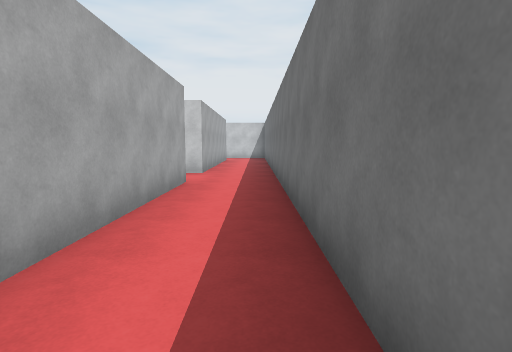
view 1 (above)

24 first-person views from a walk through a 3-D level made in the Unity game engine. The camera is 1.5 m above the floor, tilts 6° down and sees 80° across. The floor is counted in squares, 1.86 m on a side. Each view is taken from the middle of a square. On the plan, view 1 faces up. The plan holds only what a view shows up to about 11 squares ahead; the rest is blank. The place goes on beyond the plan. The player character is not drawn.

view 2
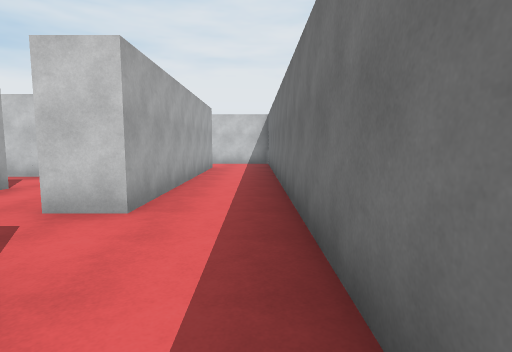

view 3
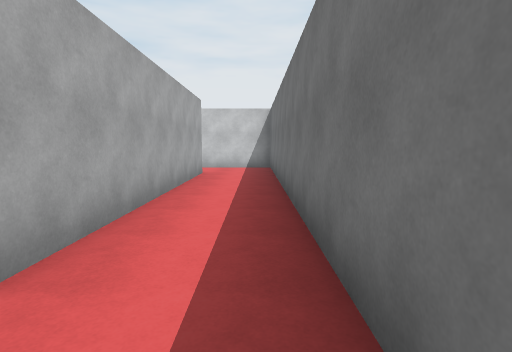

view 4
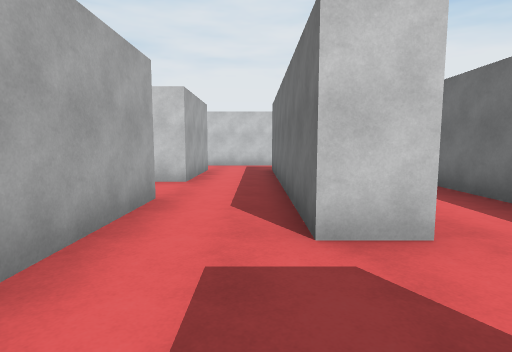

view 5
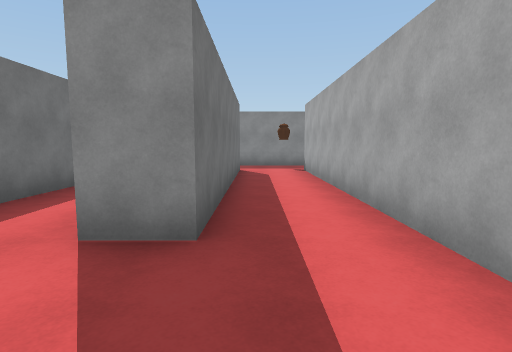

view 6
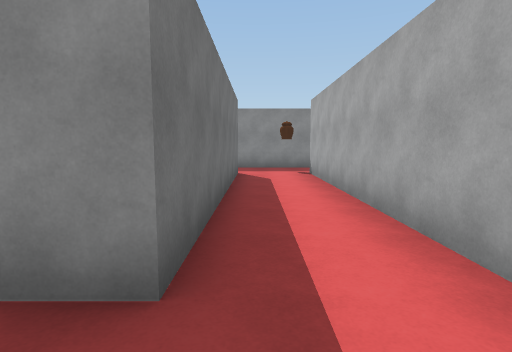

view 7
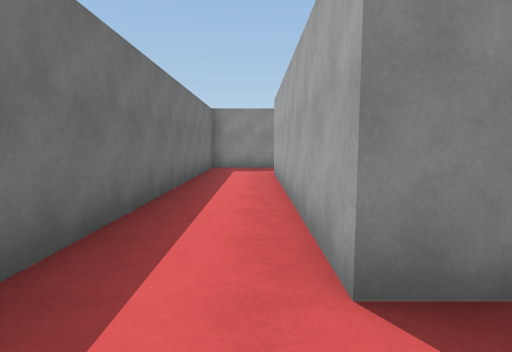

view 8
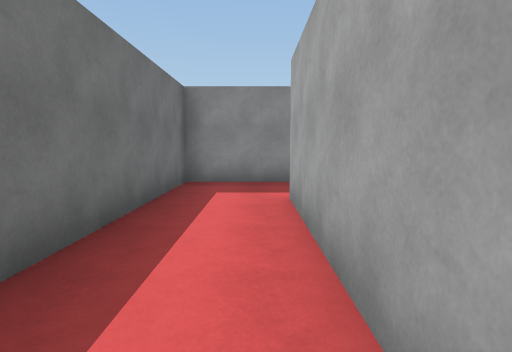

view 9
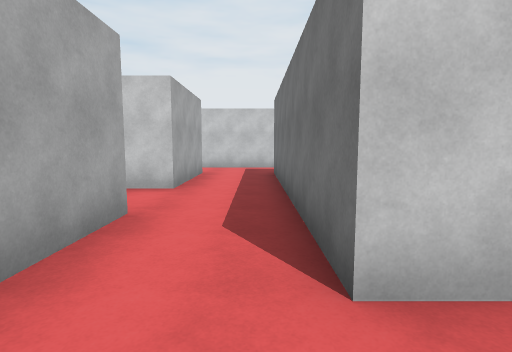

view 10
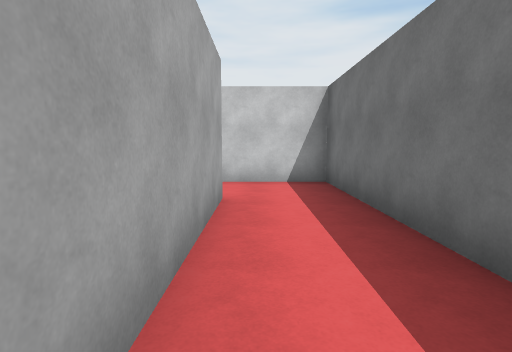

view 11
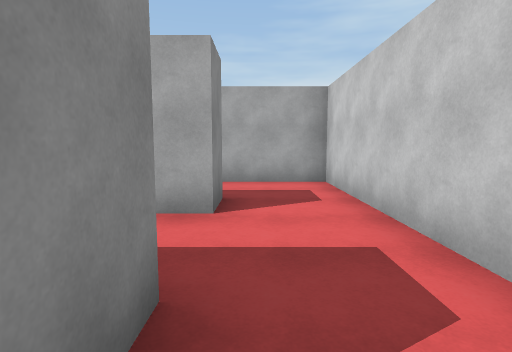

view 12
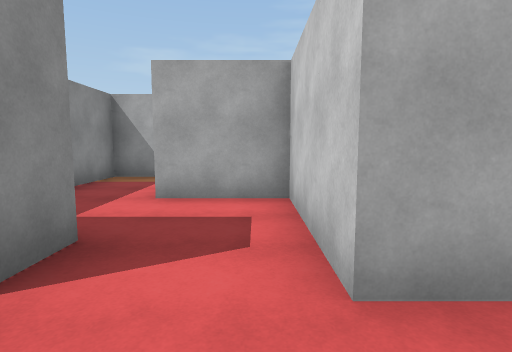

view 13
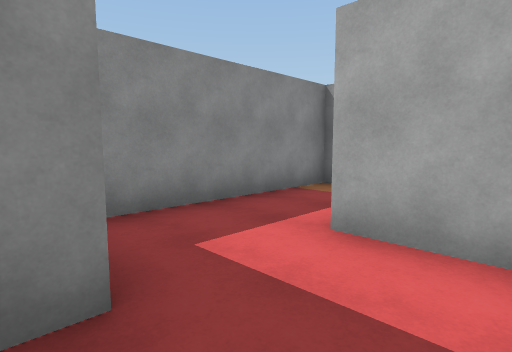

view 14
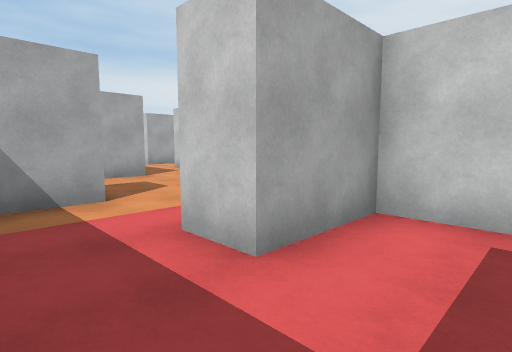

view 15
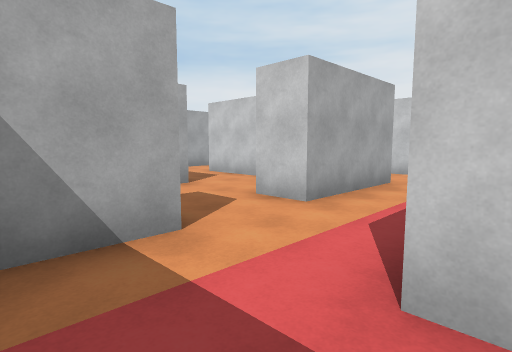

view 16
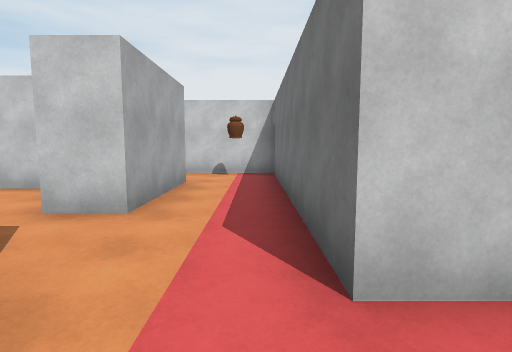

view 17
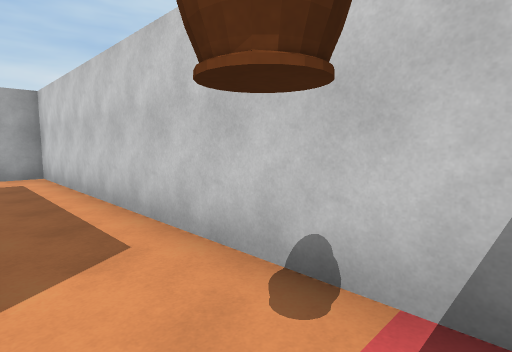

view 18
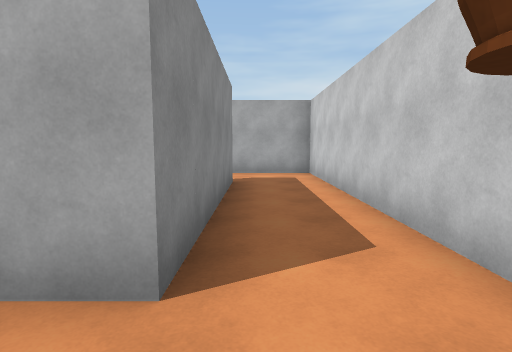

view 19
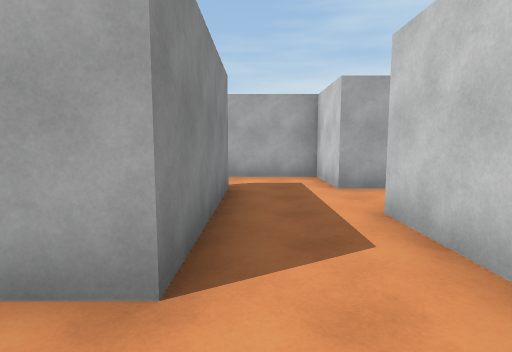

view 20
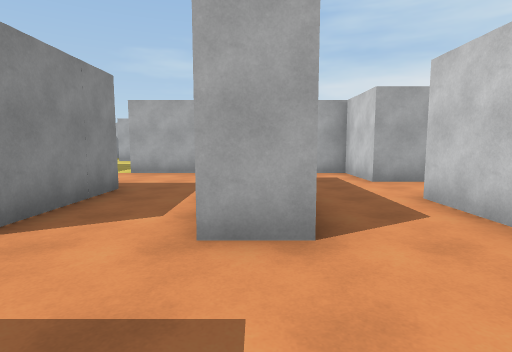

view 21
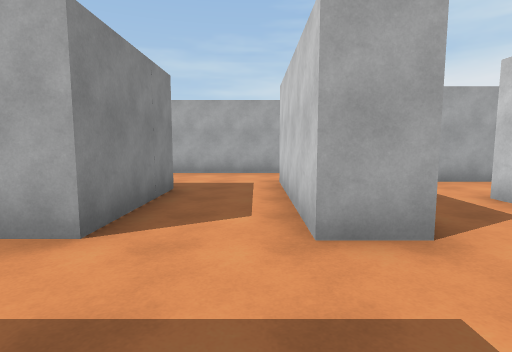

view 22
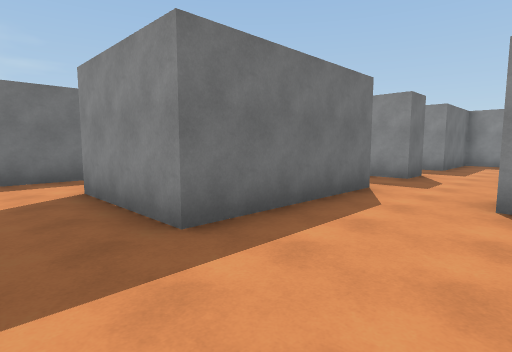

view 23
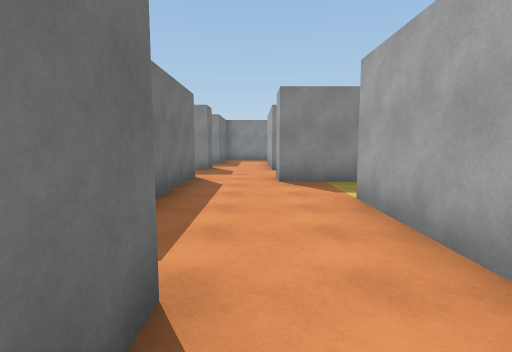

view 24
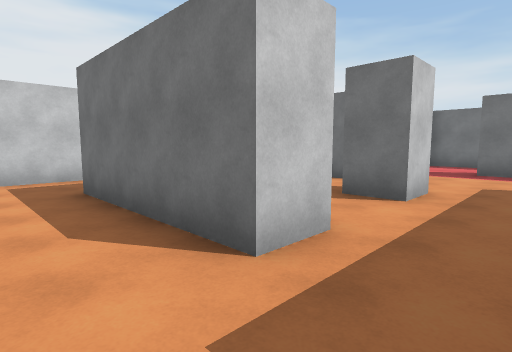

### Floor plan
Points are (right, up) in squares from view 1. A wall is a line through its corners. A room is listed if a view was taken in it or the views show most of it. See-through windows are left out.
Room 1 (views 1, 2, 3, 7, 8, 10, 11)
walls: (-2.5, 6.5) (-1.5, 6.5) (-1.5, -0.5); (-1.5, 15.5) (-1.5, 8.5) (-2.5, 8.5); (-2.4, -2.5) (0.5, -2.5) (0.5, 17.5) (-1.5, 17.5)
ways out: opening at (-2, -1.5) to room 2; opening at (-2, 7.5) to room 2; opening at (-2, 16.5) to room 3
Room 2 (views 4, 6, 9)
walls: (-2.5, -0.2) (-2.5, 6.5); (-4.5, 8.5) (-4.5, -0.5); (-4.9, -2.5) (-2.4, -2.5)
ways out: opening at (-2, -1.5) to room 1; opening at (-2, 7.5) to room 1; opening at (-3.5, 9.5) to room 3; opening at (-5, -1.5)
Room 3 (views 5, 12, 13)
walls: (-4.5, 15.5) (-4.5, 12.5) (-5.5, 12.5); (-5.6, 10.5) (-4.5, 10.5) (-4.5, 8.5); (-2.5, 8.5) (-2.5, 15.5) (-1.5, 15.5); (-1.5, 17.5) (-4.5, 17.5)
ways out: opening at (-2, 16.5) to room 1; opening at (-3.5, 9.5) to room 2; opening at (-5, 11.5) to room 4; opening at (-5, 16.5) to room 9
Room 4 (view 14)
walls: (-5.5, 12.5) (-7.5, 12.5) (-7.5, 10.5); (-7.6, 8.5) (-6.1, 8.5)
ways out: opening at (-5, 11.5) to room 3; opening at (-8, 9.5) to room 5
Room 5 (views 15, 16, 17, 18, 20, 21)
walls: (-10.5, 10.6) (-10.5, 8.5) (-7.6, 8.5); (-7.5, 10.5) (-8.5, 10.5) (-8.5, 17.5) (-17.5, 17.5) (-17.5, 14.5); (-15.5, 15.5) (-10.5, 15.5) (-10.5, 12.5) (-11.5, 12.5)
ways out: opening at (-8, 9.5) to room 4; opening at (-11, 11.5) to room 6; opening at (-16.5, 15) to room 7
Room 6 (views 19, 22)
walls: (-13.5, 12.5) (-13.5, 11.5) (-17.5, 11.5); (-19.5, 11.5) (-19.5, 8.5); (-16.5, 5.5) (-16.5, 9.5) (-13.5, 9.5) (-13.5, 8.8); (-11.5, 8.5) (-11.5, 10.4); (-20.2, 6.5) (-18.5, 6.5) (-18.5, 5.8)
ways out: opening at (-11, 11.5) to room 5; opening at (-18.5, 12) to room 7; opening at (-14.5, 13.5) to room 7; opening at (-17.5, 6) to room 8; opening at (-20, 7.5); opening at (-12.5, 9)
Room 7 (view 23)
walls: (-17.5, 11.5) (-17.5, 12.5) (-13.5, 12.5); (-17.5, 14.5) (-19.5, 14.5) (-19.5, 11.5); (-12.9, 14.5) (-15.5, 14.5)
ways out: opening at (-16.5, 15) to room 5; opening at (-18.5, 12) to room 6; opening at (-14.5, 13.5) to room 6
Room 8 (view 24)
walls: (-16.5, 2.5) (-16.5, 3.5)
ways out: opening at (-17.5, 6) to room 6; opening at (-19, 4.5); opening at (-17.5, 3); opening at (-16, 4.5)
Room 9 (no view inside)
walls: (-5.5, 15.5) (-4.5, 15.5); (-4.5, 17.5) (-7.5, 17.5) (-7.5, 15.2)
ways out: opening at (-5, 16.5) to room 3

Where each view was taken, in squares from view 1:
view 1: 0 up, 0 right, facing up
view 2: 5 up, 0 right, facing up
view 3: 7 up, 0 right, facing up
view 4: 6 up, 3 left, facing up
view 5: 9 up, 3 left, facing down
view 6: 8 up, 3 left, facing down
view 7: 8 up, 1 left, facing down
view 8: 4 up, 1 left, facing down
view 9: 7 up, 3 left, facing up
view 10: 11 up, 1 left, facing up
view 11: 16 up, 1 left, facing left
view 12: 12 up, 3 left, facing left
view 13: 12 up, 5 left, facing down-left
view 14: 9 up, 6 left, facing up-left
view 15: 9 up, 8 left, facing up-left
view 16: 9 up, 9 left, facing up
view 17: 16 up, 9 left, facing up-left
view 18: 16 up, 9 left, facing left
view 19: 13 up, 12 left, facing left
view 20: 12 up, 11 left, facing left
view 21: 11 up, 11 left, facing left
view 22: 11 up, 19 left, facing down-right
view 23: 13 up, 18 left, facing down
view 24: 4 up, 18 left, facing up-right
